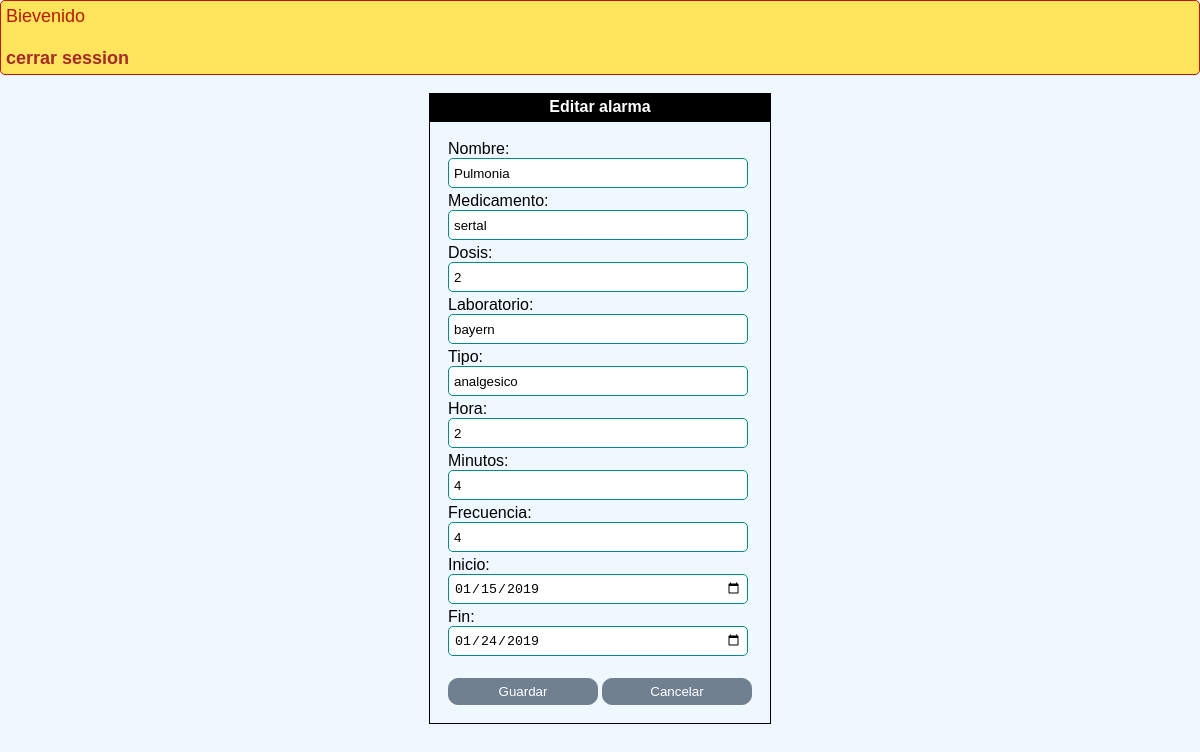
Page /AplicacionWebPHP/accion.php?accion=editar&id=2 on the committed database.
### tables this page shows
CREATE TABLE `alarma` (
  `id_alarma` int(11) NOT NULL,
  `nombre` varchar(30) NOT NULL,
  `nombre_med` varchar(30) NOT NULL
);

CREATE TABLE `medicamento` (
  `nombre_med` varchar(30) NOT NULL,
  `dosis` int(1) NOT NULL,
  `laboratorio` varchar(30) NOT NULL,
  `tipo` varchar(20) NOT NULL
);

CREATE TABLE `horario` (
  `id_horario` int(11) NOT NULL,
  `hora` int(2) NOT NULL,
  `minuto` int(2) NOT NULL,
  `periodicidad` int(2) NOT NULL,
  `id_alarma` int(11) NOT NULL
);

CREATE TABLE `dia` (
  `id_dia` int(11) NOT NULL,
  `fecha_inicio` date NOT NULL,
  `fecha_final` date NOT NULL,
  `id_alarma` int(11) NOT NULL
);

### AplicacionWebPHP/accion.php (the view, shortened to what this page needs)
<?php
include_once "conexion.php";
if($_GET["accion"]=='borrar'){
	mysqli_query($con,"delete from horario where id_alarma=".$_GET["id"].";");
	mysqli_query($con,"delete from dia where id_alarma=".$_GET["id"].";");
	mysqli_query($con,"delete from medicamento where nombre_med=(select nombre_med from alarma where id_alarma=".$_GET["id"].");");
	mysqli_query($con,"delete from alarma where id_alarma=".$_GET["id"].";");
	mysqli_close($con);
	echo "<script>alert('Alerta eliminada')</script>";
	echo "<script>location.href='alarmas.php';</script>";
}else{
$res=mysqli_fetch_array(mysqli_query($con,"select al.nombre as nombre,al.nombre_med as medicina,med.dosis as dosis,med.laboratorio as laboratorio,med.tipo as tipo,horario.minuto as minutos, horario.hora as hora, dia.fecha_inicio as inicio, dia.fecha_final as fin, horario.periodicidad as frecuencia  from alarma as al inner join medicamento as med on med.nombre_med=al.nombre_med inner join dia on dia.id_alarma=al.id_alarma inner join horario on horario.id_alarma=al.id_alarma where al.id_alarma=".$_GET["id"].";"));
?>
<html>
<head>
<link rel="stylesheet" href="estilo.css" media="all">
<div class="mensaje">Bievenido<h3><?php echo $_SESSION["usuario"] ?></h3><a href="cerrar.php">cerrar session</a></div>
</head>
<body>
<br>
<form action="editar.php" method="post">
<table align="center" style="border:1px solid black; padding: 15px;">
<caption>Editar alarma</caption>
<tr>
<td colspan=2>
<span>Nombre:</span><br/>
<?php echo '<input class= "cajas" type="text" name="nombre" value="'.$res["nombre"].'" required>';?>
</td>
</tr>
<tr>
<td colspan=2>
<span>Medicamento:</span><br/>
<?php echo '<input class= "cajas" type="text" name="medicamento" value="'.$res["medicina"].'"required>';?>
</td>
</tr>
<tr>
<td colspan=2>
<span>Dosis:</span><br/>
<?php echo '<input class="cajas" type="number" name="dosis" value="'.$res["dosis"].'" required>';?>
</td>
</tr>
<tr>
<td colspan=2>
<span>Laboratorio:</span><br/>
<?php echo '<input class="cajas" type="text" value="'.$res["laboratorio"].'" name="laboratorio">';?>
</td>
</tr>
<tr>
<td colspan=2>
<span>Tipo:</span><br/>
<?php echo '<input class="cajas" type="text" value="'.$res["tipo"].'" name="tipo">';?>
</td>
</tr>
<tr>
<td colspan=2>
<span>Hora:</span><br/>
<?php echo '<input class="cajas" type="number" value="'.$res["hora"].'" name="hora">';?>
</td>
</tr>
<tr>
<td colspan=2>
<span>Minutos:</span><br/>
<?php echo '<input class="cajas" type="number" value="'.$res["minutos"].'" name="minuto">';?>
</td>
</tr>
<tr>
<td colspan=2>
<span>Frecuencia:</span><br/>
<?php echo '<input class="cajas" type="number" name="periodicidad" value="'.$res["frecuencia"].'" required>';?>
</td>
</tr>
<tr>
<td colspan=2>
<span>Inicio:</span><br/>
<?php echo '<input class="cajas" type="date" name="inicio" value="'.$res["inicio"].'" required>';?>
</td>
</tr>
<tr>
<td colspan=2>
<span>Fin:</span><br/>
<?php echo '<input class="cajas" type="date" name="fin" value="'.$res["fin"].'" required>';?>
</td>
</tr>
<tr>
<td>
<br/>
<input type="submit" class="boton" value="Guardar">
</td>
<td>
<br/>
<input type="button" class="boton" onclick="location.href='alarmas.php'" value="Cancelar">
</td>
</tr>
</table>
</form>
</body>
</html>
<?php
}
?>

### AplicacionWebPHP/estilo.css (style rules this page uses)
body { background:aliceblue; margin:0; padding:0; font-family:sans-serif; }
a { color:brown; font-weight: bold; text-decoration: none; }
.cajas { width:300px; border: 1px solid darkcyan; height:30px; border-radius:5px; padding: 5px; }
table caption { background: #000; color:#fff; font-weight: bold; padding:5px; }
.boton { background-color:slategrey; color:#fff; padding:5px; width:150px; cursor:pointer; border-radius:10px; border:1px solid slategrey; }
.mensaje { background-color:#ffe45c; padding:5px; color:#b81900; font-size: 18px; border: 1px solid #b81900; border-radius:5px; }

### rows in the picture
alarma: nombre "Pulmonia", medicamento "sertal", dosis "2", laboratorio "bayern", tipo "analgesico", hora "2", minuto "4", periodicidad "4", inicio "01/15/2019", fin "01/24/2019"
